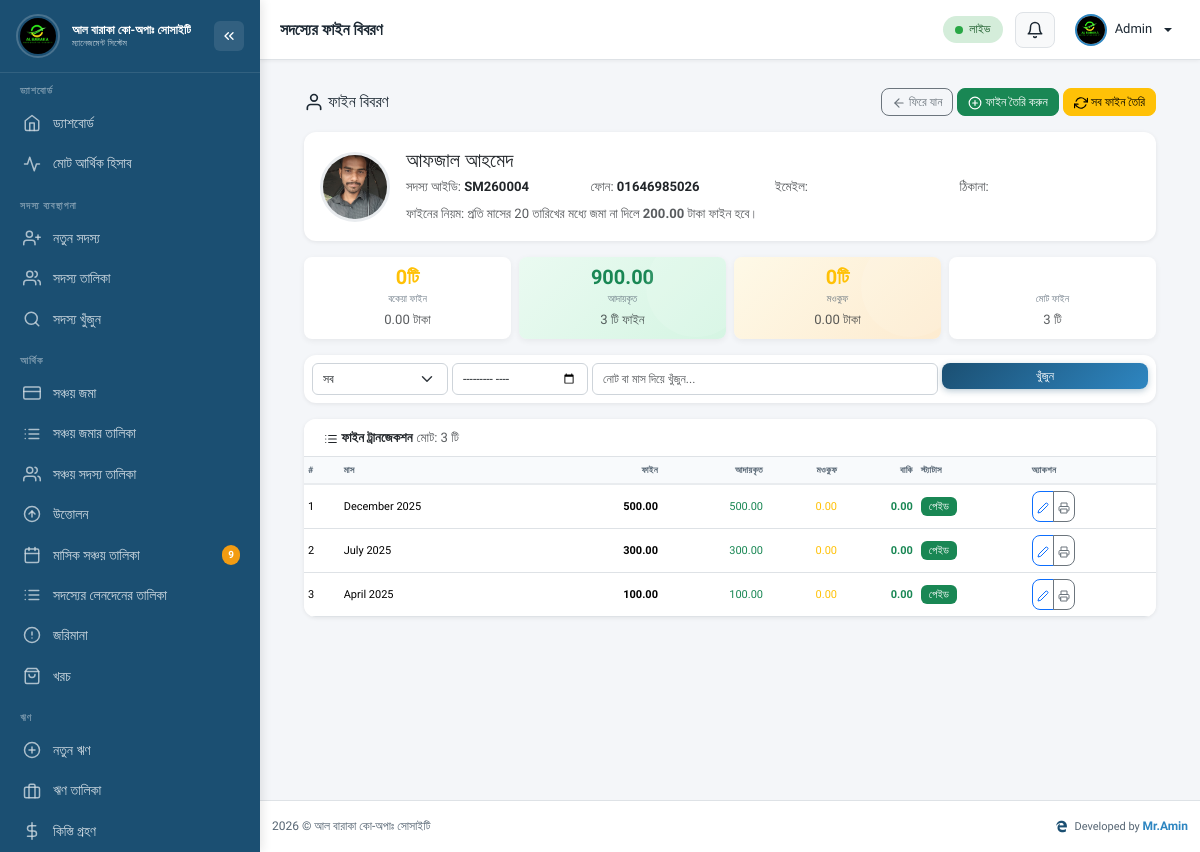
The app's page /admin/fine_details.php?member_id=10 (signed in) with its own data.
### tables this page shows
CREATE TABLE `users` (
  `id` int(11) NOT NULL,
  `name` varchar(100) NOT NULL,
  `email` varchar(100) NOT NULL,
  `phone` varchar(20) DEFAULT NULL,
  `profile_photo` varchar(255) DEFAULT NULL,
  `profile_photo_updated_at` timestamp NULL DEFAULT NULL,
  `password` varchar(255) NOT NULL,
  `role` enum('super_admin','admin','staff') NOT NULL DEFAULT 'staff',
  `is_active` tinyint(1) NOT NULL DEFAULT 1,
  `last_login` datetime DEFAULT NULL,
  `remember_token` varchar(100) DEFAULT NULL,
  `created_at` timestamp NOT NULL DEFAULT current_timestamp(),
  `updated_at` timestamp NOT NULL DEFAULT current_timestamp() ON UPDATE current_timestamp()
);

CREATE TABLE `members` (
  `id` int(11) NOT NULL,
  `member_id` varchar(20) NOT NULL,
  `name` varchar(100) NOT NULL,
  `father_name` varchar(100) DEFAULT NULL,
  `mother_name` varchar(100) DEFAULT NULL,
  `spouse_name` varchar(100) DEFAULT NULL,
  `phone` varchar(20) NOT NULL,
  `alt_phone` varchar(20) DEFAULT NULL,
  `email` varchar(100) DEFAULT NULL,
  `nid` varchar(30) DEFAULT NULL,
  `date_of_birth` date DEFAULT NULL,
  `address` text DEFAULT NULL,
  `photo` varchar(255) DEFAULT NULL,
  `nid_photo` varchar(255) DEFAULT NULL,
  `join_date` date NOT NULL,
  `monthly_deposit` decimal(10,2) DEFAULT 500.00,
  `share_count` int(11) NOT NULL DEFAULT 1,
  `share_value` decimal(12,2) NOT NULL DEFAULT 0.00,
  `nominee_name` varchar(100) DEFAULT NULL,
  `nominee_relation` varchar(50) DEFAULT NULL,
  `nominee_phone` varchar(20) DEFAULT NULL,
  `status` enum('active','inactive','suspended','deceased') NOT NULL DEFAULT 'active',
  `note` text DEFAULT NULL,
  `password` varchar(255) DEFAULT NULL,
  `last_login` datetime DEFAULT NULL,
  `created_by` int(11) DEFAULT NULL,
  `created_at` timestamp NOT NULL DEFAULT current_timestamp(),
  `updated_at` timestamp NOT NULL DEFAULT current_timestamp() ON UPDATE current_timestamp(),
  `password_changed` tinyint(1) DEFAULT 0
);

CREATE TABLE `fine_settings` (
  `id` int(11) NOT NULL,
  `fine_name` varchar(100) NOT NULL DEFAULT 'Monthly Late Fee',
  `fine_amount` decimal(12,2) NOT NULL DEFAULT 200.00,
  `due_day` int(2) NOT NULL DEFAULT 10 COMMENT 'Day of month when deposit is due',
  `grace_period_days` int(3) NOT NULL DEFAULT 0,
  `last_check_date` datetime DEFAULT NULL,
  `last_check_month` date DEFAULT NULL,
  `is_active` tinyint(1) DEFAULT 1,
  `created_at` timestamp NULL DEFAULT current_timestamp(),
  `updated_at` timestamp NULL DEFAULT current_timestamp() ON UPDATE current_timestamp()
);

CREATE TABLE `fines` (
  `id` int(11) NOT NULL,
  `member_id` int(11) NOT NULL,
  `month_year` date NOT NULL,
  `fine_amount` decimal(12,2) NOT NULL DEFAULT 200.00,
  `paid_amount` decimal(12,2) DEFAULT 0.00,
  `waived_amount` decimal(12,2) DEFAULT 0.00,
  `status` enum('pending','partially_paid','paid','waived') DEFAULT 'pending',
  `due_date` date NOT NULL,
  `paid_date` date DEFAULT NULL,
  `notes` text DEFAULT NULL,
  `created_at` timestamp NULL DEFAULT current_timestamp(),
  `updated_at` timestamp NULL DEFAULT current_timestamp() ON UPDATE current_timestamp()
);

### admin/fine_details.php (the view, shortened to what the rows shown need)
<?php
require_once __DIR__ . '/../includes/functions.php';
class FineSystem {
    private $conn;
    private $settings;
    public function __construct($conn) {
        $this->conn = $conn;
        $this->loadSettings();
        $this->ensureWaivedColumn();
        $this->ensureDepositColumns();
    }
    private function ensureWaivedColumn() {
        try {
            $check = $this->conn->query("SHOW COLUMNS FROM fines LIKE 'waived_amount'");
        } catch (Exception $e) {
        }
    }
    private function ensureDepositColumns() {
        try {
            $checkRef = $this->conn->query("SHOW COLUMNS FROM deposits LIKE 'reference_id'");
            $checkRefType = $this->conn->query("SHOW COLUMNS FROM deposits LIKE 'reference_type'");
        } catch (Exception $e) {
        }
    }
    private function loadSettings() {
        $result = $this->conn->query("SELECT * FROM fine_settings WHERE is_active = 1 ORDER BY id DESC LIMIT 1");
        $this->settings = $result->fetch_assoc();
    }
    public function getSettings() {
        return $this->settings;
    }
    public function getMemberFines($memberId, $filters = []) {
        $sql = "SELECT f.*, m.name, m.member_id as member_code, m.phone, m.email, m.address
                FROM fines f
                JOIN members m ON f.member_id = m.id
                WHERE f.member_id = ?";
        $params = [];
        $types = "i";
        $params[] = $memberId;
        $sql .= " ORDER BY f.month_year DESC";
        $stmt = $this->conn->prepare($sql);
        if ($stmt) {
            $stmt->bind_param($types, ...$params);
            $stmt->execute();
            return $stmt->get_result()->fetch_all(MYSQLI_ASSOC);
        }
        return [];
    }
    public function getMemberInfo($memberId) {
        $stmt = $this->conn->prepare("SELECT * FROM members WHERE id = ?");
        $stmt->bind_param('i', $memberId);
        $stmt->execute();
        return $stmt->get_result()->fetch_assoc();
    }
}
try {
    $conn = conn();
    $fineSystem = new FineSystem($conn);
    $memberId = isset($_GET['member_id']) ? (int)$_GET['member_id'] : 0;
    $memberInfo = $fineSystem->getMemberInfo($memberId);
    $filters = [];
    $fines = $fineSystem->getMemberFines($memberId, $filters);
    $statusLabels = [
        'pending' => 'বকেয়া',
        'partially_paid' => 'আংশিক',
        'paid' => 'পেইড',
        'waived' => 'মওকুফ'
    ];
    $statusColors = [
        'pending' => 'danger',
        'partially_paid' => 'warning',
        'paid' => 'success',
        'waived' => 'secondary'
    ];
    $settings = $fineSystem->getSettings();
    $photoFileName = !empty($memberInfo['photo']) ? $memberInfo['photo'] : '';
    if (!empty($photoFileName)) {
        if (strpos($photoFileName, '/') !== false) {
            $photoFileName = basename($photoFileName);
        }
        $photoUrl = '/uploads/members/' . $photoFileName;
        $fullServerPath = $_SERVER['DOCUMENT_ROOT'] . '/uploads/members/' . $photoFileName;
        $hasPhoto = file_exists($fullServerPath);
    } else {
        $photoPath = '';
        $photoUrl = '';
        $hasPhoto = false;
    }
} catch (Exception $e) {
    $error = 'সিস্টেম লোড করতে ব্যর্থ হয়েছে: ' . $e->getMessage();
    $fines = [];
    $stats = ['pending_count' => 0, 'pending_amount' => 0, 'paid_amount' => 0, 'waived_count' => 0, 'waived_amount' => 0, 'total_amount' => 0, 'total_fines' => 0];
    $hasPhoto = false;
    $photoPath = '';
    $photoUrl = '';
}
require_once __DIR__ . '/../includes/header.php';
?>
<div class="container-fluid px-2 px-md-4" style="max-height: 100vh; overflow-y: auto; padding-bottom: 80px;">
    <div class="card mb-3">
        <div class="card-body p-3">
            <div class="d-flex align-items-center gap-3">
                <div class="flex-shrink-0">
                    <?php if ($hasPhoto && !empty($photoUrl)): ?>
                        <img src="<?= htmlspecialchars($photoUrl) ?>"
                             alt="<?= htmlspecialchars($memberInfo['name']) ?>"
                             class="profile-avatar-large"
                             onerror="this.style.display='none'; this.parentElement.querySelector('.profile-avatar-placeholder-large').style.display='flex';">
                    <?php else: ?>
                        <div class="profile-avatar-placeholder-large">
                            <?= strtoupper(substr($memberInfo['name'], 0, 1)) ?>
                        </div>
                    <?php endif; ?>
                </div>
                <div class="flex-grow-1">
                    <h5 class="mb-1"><?= htmlspecialchars($memberInfo['name']) ?></h5>
                    <div class="row g-1 small">
                        <div class="col-6 col-md-3">
                            <span class="text-muted">সদস্য আইডি:</span>
                            <span class="fw-bold"><?= htmlspecialchars($memberInfo['member_id']) ?></span>
                        </div>
                        <div class="col-6 col-md-3">
                            <span class="text-muted">ফোন:</span>
                            <span class="fw-bold"><?= htmlspecialchars($memberInfo['phone'] ?? 'N/A') ?></span>
                        </div>
                        <div class="col-6 col-md-3">
                        </div>
                        <div class="col-6 col-md-3">
                        </div>
                    </div>
                    <div class="mt-1">
                        <small class="text-muted">ফাইনের নিয়ম: প্রতি মাসের <?= $settings['due_day'] ?? 10 ?> তারিখের মধ্যে জমা না দিলে <strong><?= number_format($settings['fine_amount'] ?? 200, 2) ?></strong> টাকা ফাইন হবে।</small>
                    </div>
                </div>
            </div>
        </div>
    </div>
    <div class="card">
        <div class="table-responsive">
            <table class="table table-hover mb-0">
                <thead>
                    <tr>
                        <th>#</th>
                        <th>মাস</th>
                        <th class="text-end">ফাইন</th>
                        <th class="text-end">আদায়কৃত</th>
                        <th class="text-end">মওকুফ</th>
                        <th class="text-end">বাকি</th>
                        <th>স্ট্যাটাস</th>
                        <th>অ্যাকশন</th>
                    </tr>
                </thead>
                <tbody>
                    <?php if (empty($fines)): ?>
                    <tr>
                        <td colspan="8" class="text-center text-muted py-3 small">
                            <i data-feather="inbox" style="width:24px;height:24px;display:block;margin:0 auto 5px"></i>
                            কোনো ফাইন ট্রানজেকশন নেই
                        </td>
                    </tr>
                    <?php else: ?>
                    <?php foreach ($fines as $index => $fine):
                        $remaining = $fine['fine_amount'] - $fine['paid_amount'] - ($fine['waived_amount'] ?? 0);
                    ?>
                    <tr>
                        <td><?= $index + 1 ?></td>
                        <td><?= date('F Y', strtotime($fine['month_year'])) ?></td>
                        <td class="text-end fw-bold"><?= number_format($fine['fine_amount'], 2) ?></td>
                        <td class="text-end text-success"><?= number_format($fine['paid_amount'], 2) ?></td>
                        <td class="text-end text-warning"><?= number_format($fine['waived_amount'] ?? 0, 2) ?></td>
                        <td class="text-end text-<?= $remaining > 0 ? 'danger' : 'success' ?> fw-bold">
                            <?= number_format($remaining, 2) ?>
                        </td>
                        <td>
                            <span class="badge bg-<?= $statusColors[$fine['status']] ?>">
                                <?= $statusLabels[$fine['status']] ?>
                            </span>
                        </td>
                        <td>
                            <div class="btn-group btn-group-sm">
                                <button class="btn btn-outline-primary p-1"
                                        onclick="editFine(<?= $fine['id'] ?>)"
                                        title="সম্পাদনা করুন">
                                    <i data-feather="edit-2" style="width:12px;height:12px"></i>
                                </button>
                                <button class="btn btn-outline-secondary p-1"
                                        onclick="printReceipt(<?= $fine['id'] ?>)"
                                        title="রসিদ প্রিন্ট">
                                    <i data-feather="printer" style="width:12px;height:12px"></i>
                                </button>
                            </div>
                        </td>
                    </tr>
                    <?php endforeach; ?>
                    <?php endif; ?>
                </tbody>
            </table>
        </div>
    </div>
</div>
<?php require_once __DIR__ . '/../includes/footer.php'; ?>

### includes/header.php (shortened to what the rows shown need)
<?php
$admin = getCurrentAdmin();
$profilePhotoUrl = null;
if (!empty($admin['profile_photo'])) {
    $photoPath = $admin['profile_photo'];
    if (strpos($photoPath, 'http') !== 0) {
        $protocol = isset($_SERVER['HTTPS']) && $_SERVER['HTTPS'] === 'on' ? 'https://' : 'http://';
        $host = $_SERVER['HTTP_HOST'];
        $profilePhotoUrl = $protocol . $host . $photoPath;
    } else {
        $profilePhotoUrl = $photoPath;
    }
}
?>
<!DOCTYPE html>
<html lang="bn">
<head>
  <link href="https://cdn.jsdelivr.net/npm/bootstrap@5.3.2/dist/css/bootstrap.min.css" rel="stylesheet">
  <link rel="stylesheet" href="https://cdn.jsdelivr.net/npm/@fortawesome/fontawesome-free@6/css/all.min.css">
</head>
<body>
<header class="topbar">
  <div class="topbar-right">
    <div class="dropdown">
      <button class="dropdown-toggle" data-bs-toggle="dropdown" title="প্রোফাইল">
        <?php if (!empty($profilePhotoUrl)): ?>
          <img src="<?= htmlspecialchars($profilePhotoUrl) ?>"
               alt="Profile"
               class="profile-avatar-img"
               onerror="this.style.display='none'; this.parentElement.querySelector('.profile-avatar-placeholder').style.display='flex';">
        <?php else: ?>
          <span class="profile-avatar-placeholder">
            <?= mb_substr($admin['name'] ?? 'A', 0, 1) ?>
          </span>
        <?php endif; ?>
        <span class="admin-name"><?= clean($admin['name'] ?? 'অ্যাডমিন') ?></span>
      </button>
    </div>
  </div>
</header>
</body>
</html>

### records on screen
users: profile_photo (picture), name "Admin"
members: photo (picture), name "আফজাল আহমেদ", member "SM260004", phone "01646985026"
fine_settings: due_day "20", fine_amount "200.00"
fines: month_year "December 2025", fine_amount "500.00", paid_amount "500.00", waived_amount "0.00", status "পেইড"
fines: month_year "July 2025", fine_amount "300.00", paid_amount "300.00", waived_amount "0.00", status "পেইড"
fines: month_year "April 2025", fine_amount "100.00", paid_amount "100.00", waived_amount "0.00", status "পেইড"

### other values on screen
$somity_name "আল বারাকা কো-অপাঃ সোসাইটি"
$pendingDues "9"
$pageTitle "সদস্যের ফাইন বিবরণ"
$stats['pending_count'] "0"
$stats['pending_amount'] "0.00"
$stats['paid_amount'] "900.00"
$stats['paid_count'] "3"
$stats['waived_count'] "0"
$stats['waived_amount'] "0.00"
$stats['total_fines'] "3"
count($fines) "3"
date ('Y') "2026"
